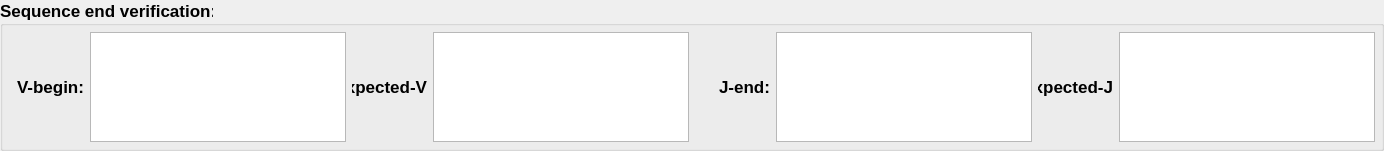
             <widget class="QGroupBox" name="groupBox_7">
              <property name="minimumSize">
               <size>
                <width>0</width>
                <height>75</height>
               </size>
              </property>
              <property name="font">
               <font>
                <family>Lucida Grande</family>
                <pointsize>13</pointsize>
                <weight>75</weight>
                <bold>true</bold>
               </font>
              </property>
              <property name="cursor">
               <cursorShape>ArrowCursor</cursorShape>
              </property>
              <property name="title">
               <string>Sequence end verification:</string>
              </property>
              <layout class="QHBoxLayout" name="horizontalLayout_5">
               <property name="leftMargin">
                <number>6</number>
               </property>
               <property name="topMargin">
                <number>6</number>
               </property>
               <property name="rightMargin">
                <number>6</number>
               </property>
               <property name="bottomMargin">
                <number>6</number>
               </property>
               <item>
                <widget class="QLabel" name="label_38">
                 <property name="minimumSize">
                  <size>
                   <width>75</width>
                   <height>0</height>
                  </size>
                 </property>
                 <property name="maximumSize">
                  <size>
                   <width>60</width>
                   <height>16777215</height>
                  </size>
                 </property>
                 <property name="text">
                  <string>V-begin:</string>
                 </property>
                 <property name="alignment">
                  <set>Qt::AlignRight|Qt::AlignTrailing|Qt::AlignVCenter</set>
                 </property>
                </widget>
               </item>
               <item>
                <widget class="QTextEdit" name="txtVbeg">
                 <property name="minimumSize">
                  <size>
                   <width>100</width>
                   <height>40</height>
                  </size>
                 </property>
                 <property name="maximumSize">
                  <size>
                   <width>16777215</width>
                   <height>110</height>
                  </size>
                 </property>
                 <property name="font">
                  <font>
                   <family>Courier New</family>
                   <pointsize>13</pointsize>
                   <weight>75</weight>
                   <bold>true</bold>
                  </font>
                 </property>
                </widget>
               </item>
               <item>
                <widget class="QLabel" name="label_46">
                 <property name="minimumSize">
                  <size>
                   <width>75</width>
                   <height>0</height>
                  </size>
                 </property>
                 <property name="maximumSize">
                  <size>
                   <width>60</width>
                   <height>16777215</height>
                  </size>
                 </property>
                 <property name="text">
                  <string>Expected-V</string>
                 </property>
                 <property name="alignment">
                  <set>Qt::AlignRight|Qt::AlignTrailing|Qt::AlignVCenter</set>
                 </property>
                </widget>
               </item>
               <item>
                <widget class="QTextEdit" name="txtVExp">
                 <property name="minimumSize">
                  <size>
                   <width>100</width>
                   <height>40</height>
                  </size>
                 </property>
                 <property name="maximumSize">
                  <size>
                   <width>16777215</width>
                   <height>110</height>
                  </size>
                 </property>
                 <property name="font">
                  <font>
                   <family>Courier New</family>
                   <pointsize>13</pointsize>
                   <weight>75</weight>
                   <bold>true</bold>
                  </font>
                 </property>
                </widget>
               </item>
               <item>
                <widget class="QLabel" name="label_39">
                 <property name="minimumSize">
                  <size>
                   <width>75</width>
                   <height>0</height>
                  </size>
                 </property>
                 <property name="maximumSize">
                  <size>
                   <width>60</width>
                   <height>16777215</height>
                  </size>
                 </property>
                 <property name="text">
                  <string>J-end:</string>
                 </property>
                 <property name="alignment">
                  <set>Qt::AlignRight|Qt::AlignTrailing|Qt::AlignVCenter</set>
                 </property>
                </widget>
               </item>
               <item>
                <widget class="QTextEdit" name="txtJend_2">
                 <property name="minimumSize">
                  <size>
                   <width>100</width>
                   <height>40</height>
                  </size>
                 </property>
                 <property name="maximumSize">
                  <size>
                   <width>16777215</width>
                   <height>110</height>
                  </size>
                 </property>
                 <property name="font">
                  <font>
                   <family>Courier New</family>
                   <pointsize>13</pointsize>
                   <weight>75</weight>
                   <bold>true</bold>
                  </font>
                 </property>
                </widget>
               </item>
               <item>
                <widget class="QLabel" name="label_47">
                 <property name="minimumSize">
                  <size>
                   <width>75</width>
                   <height>0</height>
                  </size>
                 </property>
                 <property name="maximumSize">
                  <size>
                   <width>60</width>
                   <height>16777215</height>
                  </size>
                 </property>
                 <property name="text">
                  <string>Expected-J</string>
                 </property>
                 <property name="alignment">
                  <set>Qt::AlignRight|Qt::AlignTrailing|Qt::AlignVCenter</set>
                 </property>
                </widget>
               </item>
               <item>
                <widget class="QTextEdit" name="txtJExp">
                 <property name="minimumSize">
                  <size>
                   <width>100</width>
                   <height>40</height>
                  </size>
                 </property>
                 <property name="maximumSize">
                  <size>
                   <width>16777215</width>
                   <height>110</height>
                  </size>
                 </property>
                 <property name="font">
                  <font>
                   <family>Courier New</family>
                   <pointsize>13</pointsize>
                   <weight>75</weight>
                   <bold>true</bold>
                  </font>
                 </property>
                </widget>
               </item>
              </layout>
             </widget>
